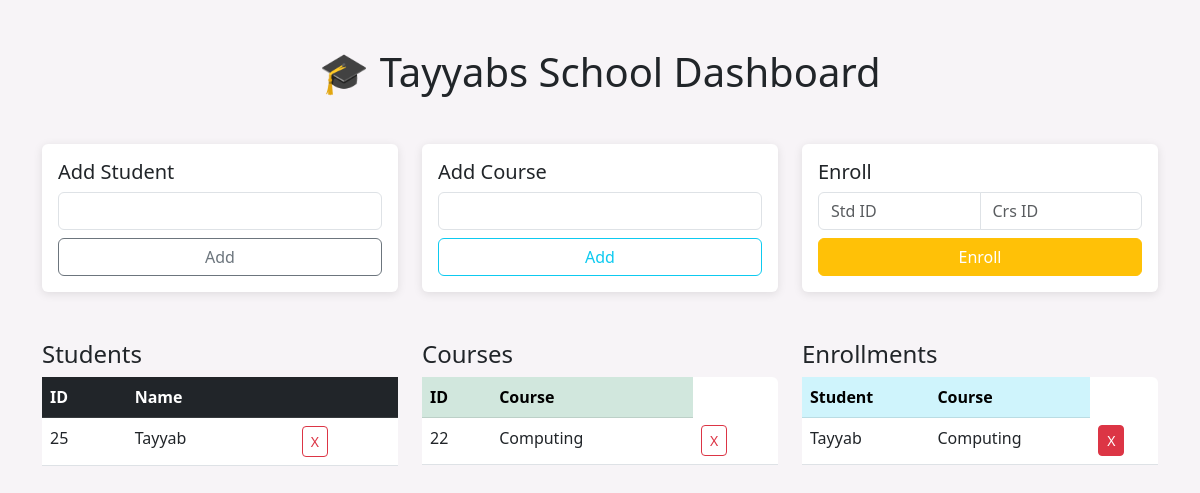
Before: / with the older database file.
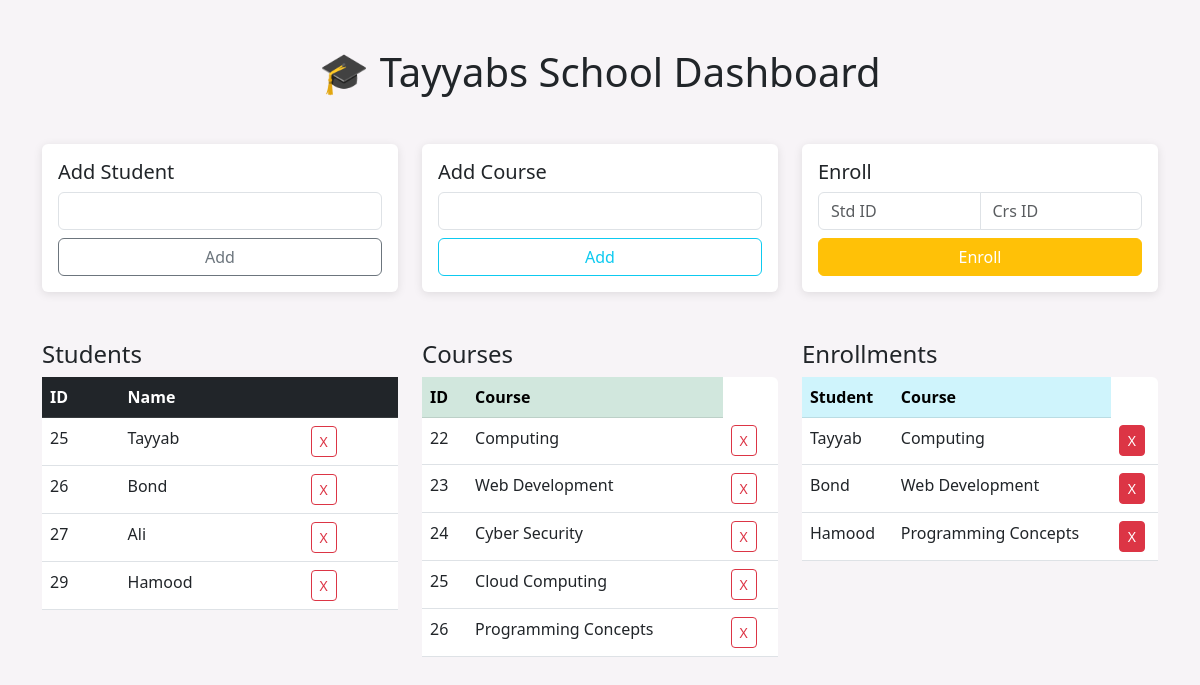
After: the same page with the newer database file.
### tables this page shows
CREATE TABLE students (
        id INTEGER PRIMARY KEY AUTOINCREMENT,
        name TEXT NOT NULL
    );

CREATE TABLE courses (
        id INTEGER PRIMARY KEY AUTOINCREMENT,
        name TEXT NOT NULL
    );

### app.py (the view)
@app.route("/")
def index():
    students = student_service.get_students()
    courses = student_service.get_courses()
    enrollments = student_service.get_enrollments()
    return render_template("index.html", students=students, courses=courses, enrollments=enrollments)

### data/repository.py (called while the page is built)
def get_connection():
    conn = sqlite3.connect(DB_NAME, timeout=10)
    conn.execute("PRAGMA foreign_keys = ON;")
    return conn

def fetch_query(query, params=()):
    conn = get_connection()
    conn.row_factory = sqlite3.Row
    try:
        cursor = conn.cursor()
        cursor.execute(query, params)
        return [dict(row) for row in cursor.fetchall()]
    finally:
        conn.close()

### services/student_service.py (called while the page is built)
def get_students():
    return repository.fetch_query("SELECT * FROM students")

def get_courses():
    return repository.fetch_query("SELECT * FROM courses")

def get_enrollments():
    return repository.fetch_query("""
        SELECT students.name AS student_name, courses.name AS course_name
        FROM enrollments
        JOIN students ON enrollments.student_id = students.id
        JOIN courses ON enrollments.course_id = courses.id
    """)

### templates/index.html (shortened to what this page needs)
<!DOCTYPE html>
<html lang="en">
<head>
    <link href="https://cdn.jsdelivr.net/npm/bootstrap@5.3.0/dist/css/bootstrap.min.css" rel="stylesheet">
</head>
<body class="container py-5">
    <div class="text-center mb-5"><h1>🎓 Tayyabs School Dashboard</h1></div>
    <div class="row g-4 mb-5">
        <div class="col-md-4"><div class="card p-3"><h5>Add Student</h5><form action="/add_student_form" method="POST"><input type="text" name="name" class="form-control mb-2" required><button class="btn btn-outline-secondary w-100">Add</button></form></div></div>
        <div class="col-md-4"><div class="card p-3"><h5>Add Course</h5><form action="/add_course_form" method="POST"><input type="text" name="name" class="form-control mb-2" required><button class="btn btn-outline-info w-100">Add</button></form></div></div>
        <div class="col-md-4"><div class="card p-3"><h5>Enroll</h5><form action="/enroll_form" method="POST"><div class="input-group mb-2"><input type="number" name="student_id" class="form-control" placeholder="Std ID"><input type="number" name="course_id" class="form-control" placeholder="Crs ID"></div><button class="btn btn-warning w-100 text-white">Enroll</button></form></div></div>
    </div>
    <div class="row">
        <div class="col-md-4">
            <h4>Students</h4>
            <table class="table table-white bg-white rounded">
                <thead class="table-dark"><tr><th>ID</th><th>Name</th><th></th></tr></thead>
                <tbody>{% for s in students %}<tr><td>{{ s.id }}</td><td>{{ s.name }}</td><td><a href="/delete_student_form/{{ s.id }}" class="btn btn-sm btn-outline-danger">X</a></td></tr>{% endfor %}</tbody>
            </table>
        </div>
        <div class="col-md-4">
            <h4>Courses</h4>
            <table class="table table-white bg-white rounded">
                <thead class="table-success"><tr><th>ID</th><th>Course</th></tr></thead>
                <tbody>{% for c in courses %}<tr><td>{{ c.id }}</td><td>{{ c.name }}</td><td><a href="/delete_course_form/{{ c.id }}" class="btn btn-sm btn-outline-danger">X</a></td></tr>{% endfor %}</tbody>
            </table>
        </div>
        <div class="col-md-4">
            <h4>Enrollments</h4>
            <table class="table table-white bg-white rounded">
                <thead class="table-info"><tr><th>Student</th><th>Course</th></tr></thead>
                 <tbody>{% for e in enrollments %}<tr><td>{{ e.student_name }}</td><td>{{ e.course_name }}</td><td><a href="/delete_course_form/{{ e.id }}" class="btn btn-sm btn-danger">X</a></td></tr>{% endfor %}</tbody>
            </table>
        </div>
    </div>
</body>
</html>

### templates/index.html (style rules this page uses)
body { background-color: #f7f4f7; }
.card { border: none; box-shadow: 0 2px 10px rgba(0,0,0,0.1); }

Changed rows visible on the page:
added students: id "26", name "Bond", student_name "Bond", course_name "Web Development"
added students: id "27", name "Ali", shown under "Students"
added students: id "29", name "Hamood", student_name "Hamood", course_name "Programming Concepts"
added courses: id "23", name "Web Development"
added courses: id "24", name "Cyber Security"
added courses: id "25", name "Cloud Computing"
added courses: id "26", name "Programming Concepts"
